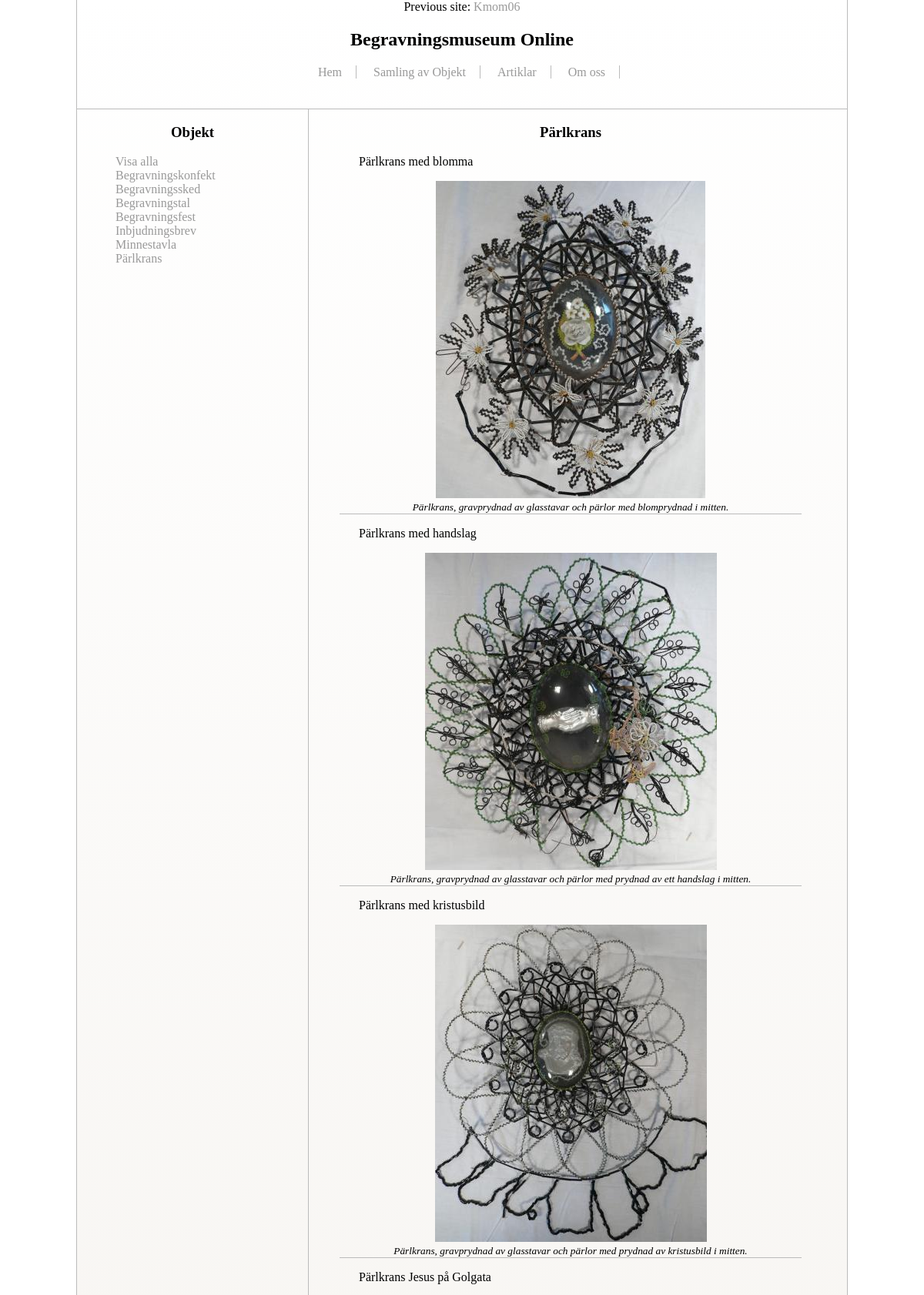
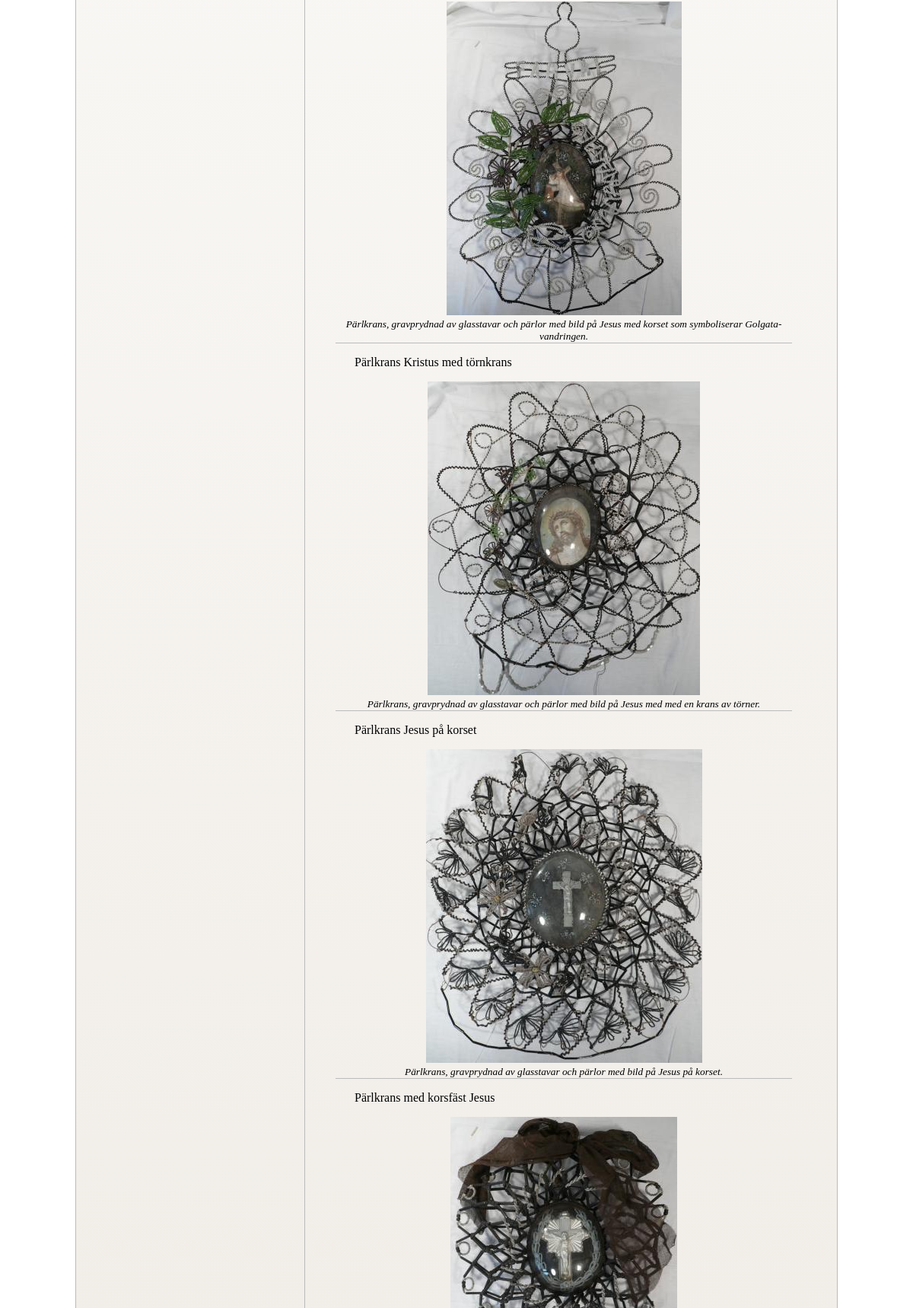
Page /collectionObject.php?p=Pärlkrans (upper part) on the committed database (2 pictures, top to bottom).
### tables this page shows
CREATE TABLE Object
		(
			id INTEGER PRIMARY KEY  NOT NULL  UNIQUE, 
			title TEXT, 
			category TEXT, 
			text TEXT,
			image TEXT,
			owner TEXT
		);

### collectionObject.php (the view, shortened to what this page needs)
<?php
	$path = dirname(__FILE__);
	$dbPath = dirname(__FILE__)."/included/Project/data/bmo.sqlite";
	$html = "";
	$db = new PDO("sqlite:$dbPath");
	$stmt = $db->prepare('SELECT DISTINCT category FROM Object;');
  	$stmt->execute();
  	$res = $stmt->fetchAll(PDO::FETCH_ASSOC);
	$categories = "<nav id='aside'>";
	$categories .= "<a href=collectionObject.php>Visa alla</a><br />";
	foreach ($res as $cat) {
		$categories .= "<a href='collectionObject.php?p={$cat['category']}'>{$cat['category']}</a><br />";
	}
	$categories .= "</nav>";
	if(isset($_GET['p'])){
		$html = "<h3>{$_GET['p']}</h3>";
		$category [] = $_GET['p'];
		$stmt = $db->prepare('SELECT * FROM Object WHERE category = ?;');
		$stmt->execute($category);
	}
	else{
		$html = "<h3>Alla kategorier</h3>";
		$stmt = $db->prepare('SELECT * FROM Object;');
		$stmt->execute();
	}
  	$res = $stmt->fetchAll(PDO::FETCH_ASSOC);
	foreach ($res as $object) {
		$html .= "<p>{$object['title']}</p>";
		$html .= "<figure>
			<img class='obj-img' src='{$object['image']}' alt='{$object['title']}'>
			<figcaption>{$object['text']}</figcaption>
		</figure>";
 	}
	include("included/headerProject.php");
	 ?>
	<div id="left">
		<?php include $path.'/included/Project/collectionObject/aside.php'; ?>
	</div>
	<div id="right">
		<?php echo $html; ?>
	</div>
<?php include("included/footerProject.php") ?>

### css/projectBase.css (style rules this page uses)
html { background: #FFFFFF; position: relative; overflow-y: scroll; }
body { background: #ffffff; background: -moz-linear-gradient(top, #ffffff 0%, #f0ece6 100%); background: -webkit-gradient(linear, left top, left bottom, color-stop(0%,#ffffff), color-stop(100%,#f0ece6)); background: -webkit-linear-gradient(top, #ffffff 0%,#f0ece6 100%); background: -o-linear-gradient(top, #ffffff 0%,#f0ece6 100%); background: -ms-linear-gradient(top, #ffffff 0%,#f0ece6 100%); background: linear-gradient(to bottom, #ffffff 0%,#f0ece6 100%); margin: 0pt auto; width: 1000px; border-left: 1px solid #BBBBBB; border-right: 1px solid #BBBBBB; text-align: center; -webkit-border-bottom-right-radius: 10px; -webkit-border-bottom-left-radius: 10px; -moz-border-radius-bottomright: 10px; -moz-border-radius-bottomleft: 10px; border-bottom-right-radius: 10px; border-bottom-left-radius: 10px; }
div { display: block; }
a { text-decoration: none; color: #999999; }
p { text-align: justify; display: block; margin-left: 5px; margin-right: 5px; }
#left { float: left; width: 300px; clear: none; }
#right { float: left; width: 680px; border-left: 1px solid #BBBBBB; min-height: 500px; }
#right p { margin-left: 65px; }
#aside { padding-left: 50px; text-align: left; }
figure { border-bottom: solid 1px #BBBBBB; }
figcaption { font-style: italic; font-size: smaller; text-align: center; }

### rows in the picture
object: title "Pärlkrans med blomma", image (picture), text "Pärlkrans, gravprydnad av glasstavar och pärlor med blomprydnad i mitten."
object: title "Pärlkrans med handslag", image (picture), text "Pärlkrans, gravprydnad av glasstavar och pärlor med prydnad av ett handslag i mitten."
object: title "Pärlkrans med kristusbild", image (picture), text "Pärlkrans, gravprydnad av glasstavar och pärlor med prydnad av kristusbild i mitten."
object: title "Pärlkrans Jesus på Golgata", image (picture), text "Pärlkrans, gravprydnad av glasstavar och pärlor med bild på Jesus med korset som symboliserar Golgata-vandringen."
object: title "Pärlkrans Kristus med törnkrans", image (picture), text "Pärlkrans, gravprydnad av glasstavar och pärlor med bild på Jesus med med en krans av törner."
object: title "Pärlkrans Jesus på korset", image (picture), text "Pärlkrans, gravprydnad av glasstavar och pärlor med bild på Jesus på korset."
object: title "Pärlkrans med korsfäst Jesus", image (picture)

### other values in the picture
$pageId "Objekt"
$cat['category'] "Begravningskonfekt"
$cat['category'] "Begravningssked"
$cat['category'] "Begravningstal"
$cat['category'] "Begravningsfest"
$cat['category'] "Inbjudningsbrev"
$cat['category'] "Minnestavla"
$cat['category'] "Pärlkrans"
$_GET['p'] "Pärlkrans"
